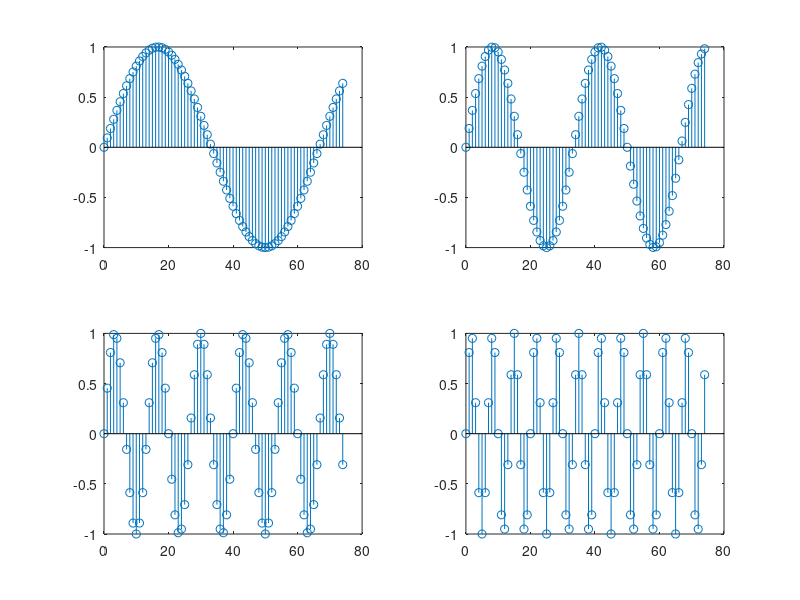
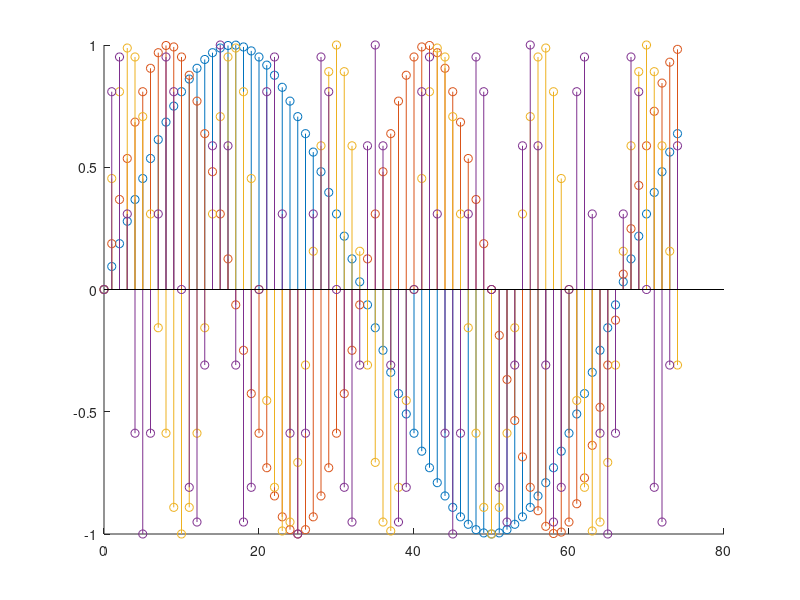

The MATLAB script that drew these images, in order:
n = 0:74;

f = 0.01;
y1 = sin(3*pi*f*n);
subplot(2,2,1);
stem(n,y1);

f = 0.02;
y2 = sin(3*pi*f*n);
subplot(2,2,2);
stem(n,y2);

f = 0.05;
y3 = sin(3*pi*f*n);
subplot(2,2,3);
stem(n,y3);

f = 0.1;
y4 = sin(3*pi*f*n);
subplot(2,2,4);
stem(n,y4);

figure;
hold on;
stem(n, y1);
stem(n, y2);
stem(n, y3);
stem(n, y4);